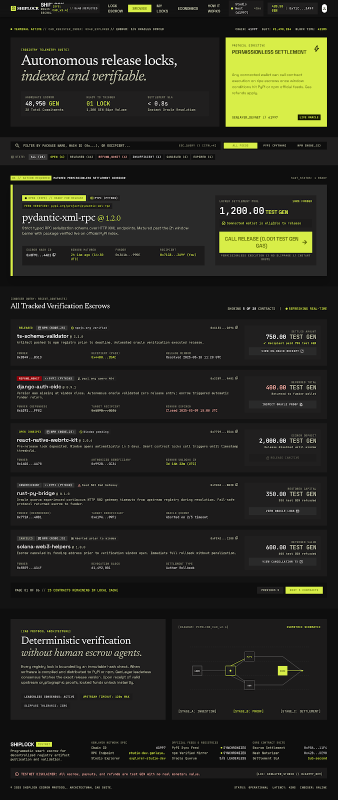
#> input picture shiplock_browse_escrows/screen.png, 675 x 1600 px (shown at 1/2 size)
$ python convert_icons.py shiplock_browse_escrows/screen.png
#> lines starting #> are read from the running program, lines starting #| are printed output that depends on the picture
from PIL import Image
import sys

def convert_icons(src_path):
#> called with src_path = 'shiplock_browse_escrows/screen.png'
    img = Image.open(src_path)
#> img is the input picture: PIL image 675x1600 RGB; mean R, G, B 39, 39.5, 31.1

    # Generate favicon.ico (usually 16x16, 32x32, 48x48)
    img_ico = img.resize((32, 32), Image.Resampling.LANCZOS)
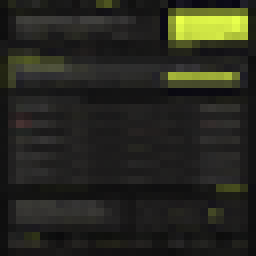
#> img_ico: PIL image 32x32 RGB (shown 8 times larger); mean R, G, B 39, 39.5, 31
    img_ico.save('web/public/favicon.ico', format='ICO', sizes=[(32, 32)])

    # Generate favicon-32.png
    img_32 = img.resize((32, 32), Image.Resampling.LANCZOS)
    img_32.save('web/public/favicon-32.png', format='PNG')

    # Generate apple-touch-icon.png (usually 180x180 or 512x512)
    img_apple = img.resize((512, 512), Image.Resampling.LANCZOS)
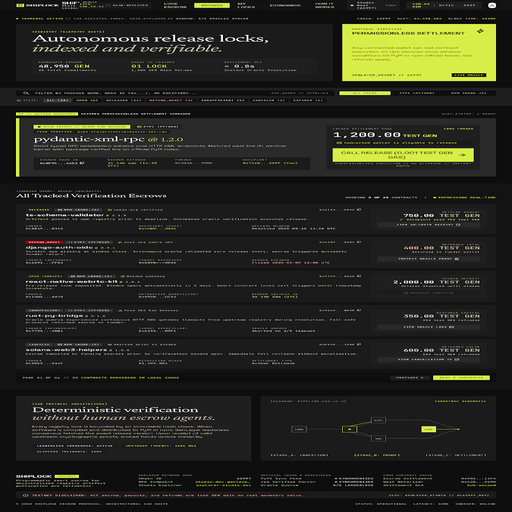
#> img_apple: PIL image 512x512 RGB; mean R, G, B 39.1, 39.5, 31.1
    img_apple.save('web/public/apple-touch-icon.png', format='PNG')

if __name__ == '__main__':
    convert_icons(sys.argv[1])
